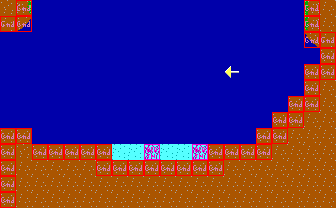

Below is a game level as drawn by its tile map, then a one-line description and the .tmx file that defines it, in full:
An orthogonal 21x13 tile map with 16x16 px tiles, 2 tile layers (bg, col), 2 tilesets.

<map version="1.4" tiledversion="1.4.1" orientation="orthogonal" renderorder="right-down" width="21" height="13" tilewidth="16" tileheight="16" infinite="0" nextlayerid="3" nextobjectid="11">
 <tileset firstgid="1" source="tileset.tsx" />
 <tileset firstgid="241" source="obj.tsx" />
 <layer id="1" name="bg" width="21" height="13">
  <data encoding="csv">
103,144,45,45,45,45,45,45,45,45,45,45,45,45,45,45,45,45,45,102,123,
123,166,45,45,45,45,45,45,45,45,45,45,45,45,45,45,45,45,45,142,123,
45,45,45,45,81,81,45,45,45,45,45,45,45,45,45,45,45,45,45,165,123,
81,81,45,81,81,81,81,45,45,45,45,45,45,45,45,45,45,45,45,45,103,
81,45,45,81,81,81,45,45,45,45,45,45,45,45,202,45,45,45,45,103,103,
45,45,45,81,45,45,45,81,81,45,45,45,45,45,45,45,45,45,45,103,123,
45,45,45,45,45,45,45,45,45,81,45,45,45,45,81,45,45,45,103,103,123,
45,45,45,45,45,45,45,45,45,45,45,45,45,45,45,45,45,103,103,123,123,
103,103,45,45,45,81,45,45,45,45,45,81,81,45,45,45,103,103,123,123,123,
103,103,103,103,103,103,103,105,105,106,105,105,106,103,103,103,103,123,123,123,123,
103,123,123,123,123,123,103,103,103,103,103,103,103,103,123,123,123,123,123,123,123,
103,123,123,123,123,123,123,123,123,123,123,123,123,123,123,123,123,123,123,123,123,
103,123,123,123,123,123,123,123,123,123,123,123,123,123,123,123,123,123,123,123,123
</data>
 </layer>
 <layer id="2" name="col" width="21" height="13">
  <data encoding="csv">
241,242,241,241,241,241,241,241,241,241,241,241,241,241,241,241,241,241,241,242,241,
242,242,241,241,241,241,241,241,241,241,241,241,241,241,241,241,241,241,241,242,241,
241,241,241,241,241,241,241,241,241,241,241,241,241,241,241,241,241,241,241,242,242,
241,241,241,241,241,241,241,241,241,241,241,241,241,241,241,241,241,241,241,241,242,
241,241,241,241,241,241,241,241,241,241,241,241,241,241,241,241,241,241,241,242,242,
241,241,241,241,241,241,241,241,241,241,241,241,241,241,241,241,241,241,241,242,241,
241,241,241,241,241,241,241,241,241,241,241,241,241,241,241,241,241,241,242,242,241,
241,241,241,241,241,241,241,241,241,241,241,241,241,241,241,241,241,242,242,241,241,
242,242,241,241,241,241,241,241,241,241,241,241,241,241,241,241,242,242,241,241,241,
242,241,242,242,242,242,242,241,241,244,241,241,244,242,242,242,242,241,241,241,241,
242,241,241,241,241,241,242,242,242,242,242,242,242,242,241,241,241,241,241,241,241,
242,241,241,241,241,241,241,241,241,241,241,241,241,241,241,241,241,241,241,241,241,
242,241,241,241,241,241,241,241,241,241,241,241,241,241,241,241,241,241,241,241,241
</data>
 </layer>
</map>
